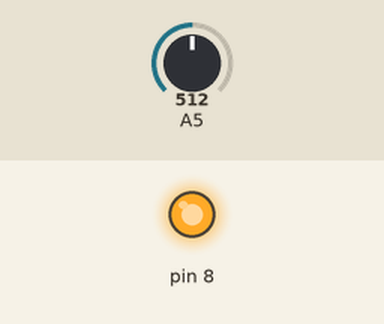
This sketch was run on a simulated Arduino Uno, built with avr-gcc and run on an emulated ATmega328P. Shown: output pins drawn as LEDs (lit = HIGH). The inputs (shaded band) are chosen by the test bench; at power-on: A5 = 512.

Above: at 1.2 s.
1.3 s: A5 set to 523
At 2.5 s:
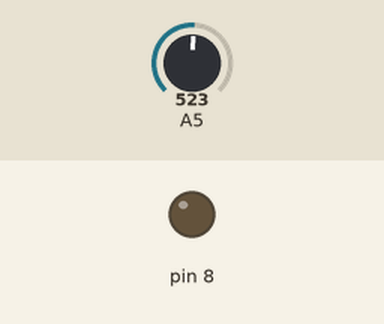
2.8 s: A5 set to 511
At 3.8 s:
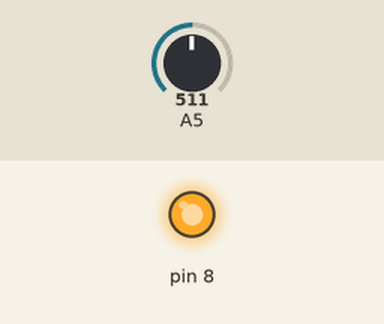
4.3 s: A5 set to 716
At 4.9 s:
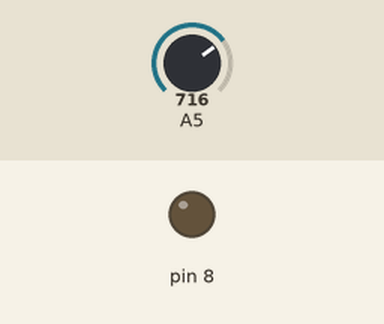
Timing chart, 0 to 7.3 s (numbered marks = the images above; inputs shaded):
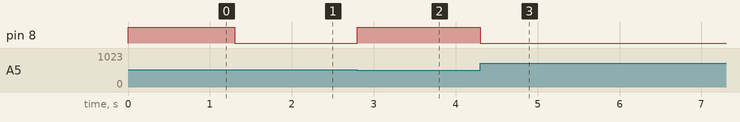

The sketch:

09-tiltSwitch.ino
```cpp
void setup() {
  // put your setup code here, to run once:
  pinMode(8, OUTPUT);
}

void loop() {
  // put your main code here, to run repeatedly:
  int i;

  while (1) {
    i = analogRead(A5);
    if (i > 512)  { // if larger that 512（2.5V）
      digitalWrite(8, LOW);
    } else {
      digitalWrite(8, HIGH);
    }
  }
}
```

Measured:
- the behaviour switches between 512 and 513 on A5 (found by bisection; images 0 and 1)
- after the input at 1.3 s, pin 8: HIGH → LOW at once
- after the input at 2.8 s, pin 8: LOW → HIGH at once
- after the input at 4.3 s, pin 8: HIGH → LOW at once
